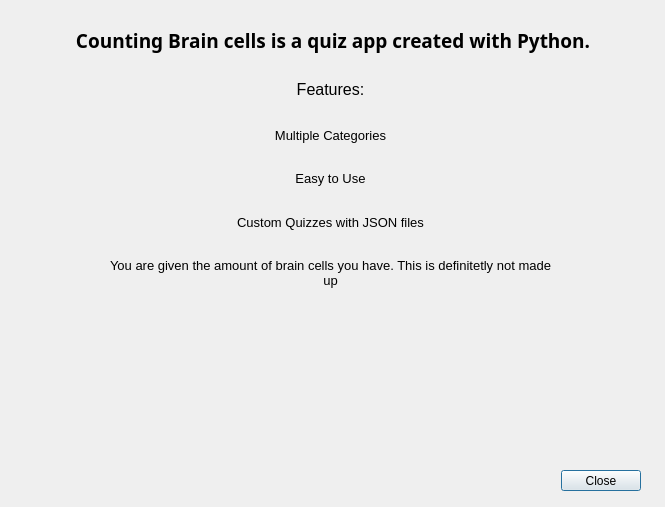
<?xml version="1.0" encoding="UTF-8"?>
<ui version="4.0">
 <class>Dialog</class>
 <widget class="QDialog" name="Dialog">
  <property name="geometry">
   <rect>
    <x>0</x>
    <y>0</y>
    <width>665</width>
    <height>507</height>
   </rect>
  </property>
  <property name="minimumSize">
   <size>
    <width>665</width>
    <height>507</height>
   </size>
  </property>
  <property name="maximumSize">
   <size>
    <width>665</width>
    <height>507</height>
   </size>
  </property>
  <property name="windowTitle">
   <string>About - Counting Brain Cells</string>
  </property>
  <widget class="QDialogButtonBox" name="buttonBox">
   <property name="geometry">
    <rect>
     <x>560</x>
     <y>470</y>
     <width>81</width>
     <height>21</height>
    </rect>
   </property>
   <property name="standardButtons">
    <set>QDialogButtonBox::Close</set>
   </property>
  </widget>
  <widget class="QLabel" name="label">
   <property name="geometry">
    <rect>
     <x>0</x>
     <y>0</y>
     <width>671</width>
     <height>81</height>
    </rect>
   </property>
   <property name="font">
    <font>
     <family>Verdana Pro Cond Semibold</family>
     <pointsize>14</pointsize>
     <weight>75</weight>
     <bold>true</bold>
    </font>
   </property>
   <property name="text">
    <string>Counting Brain cells is a quiz app created with Python. </string>
   </property>
   <property name="alignment">
    <set>Qt::AlignCenter</set>
   </property>
   <property name="wordWrap">
    <bool>true</bool>
   </property>
  </widget>
  <widget class="QWidget" name="verticalLayoutWidget">
   <property name="geometry">
    <rect>
     <x>110</x>
     <y>80</y>
     <width>441</width>
     <height>231</height>
    </rect>
   </property>
   <layout class="QVBoxLayout" name="verticalLayout">
    <item>
     <widget class="QLabel" name="label_2">
      <property name="font">
       <font>
        <pointsize>12</pointsize>
       </font>
      </property>
      <property name="text">
       <string>Features:</string>
      </property>
      <property name="alignment">
       <set>Qt::AlignCenter</set>
      </property>
     </widget>
    </item>
    <item>
     <spacer name="verticalSpacer_5">
      <property name="orientation">
       <enum>Qt::Vertical</enum>
      </property>
      <property name="sizeHint" stdset="0">
       <size>
        <width>20</width>
        <height>40</height>
       </size>
      </property>
     </spacer>
    </item>
    <item>
     <widget class="QLabel" name="label_3">
      <property name="font">
       <font>
        <pointsize>10</pointsize>
       </font>
      </property>
      <property name="text">
       <string>Multiple Categories</string>
      </property>
      <property name="alignment">
       <set>Qt::AlignCenter</set>
      </property>
      <property name="wordWrap">
       <bool>true</bool>
      </property>
     </widget>
    </item>
    <item>
     <spacer name="verticalSpacer">
      <property name="orientation">
       <enum>Qt::Vertical</enum>
      </property>
      <property name="sizeHint" stdset="0">
       <size>
        <width>20</width>
        <height>40</height>
       </size>
      </property>
     </spacer>
    </item>
    <item>
     <widget class="QLabel" name="label_5">
      <property name="font">
       <font>
        <pointsize>10</pointsize>
       </font>
      </property>
      <property name="text">
       <string>Easy to Use</string>
      </property>
      <property name="alignment">
       <set>Qt::AlignCenter</set>
      </property>
     </widget>
    </item>
    <item>
     <spacer name="verticalSpacer_2">
      <property name="orientation">
       <enum>Qt::Vertical</enum>
      </property>
      <property name="sizeHint" stdset="0">
       <size>
        <width>20</width>
        <height>40</height>
       </size>
      </property>
     </spacer>
    </item>
    <item>
     <widget class="QLabel" name="label_4">
      <property name="font">
       <font>
        <pointsize>10</pointsize>
       </font>
      </property>
      <property name="text">
       <string>Custom Quizzes with JSON files</string>
      </property>
      <property name="alignment">
       <set>Qt::AlignCenter</set>
      </property>
     </widget>
    </item>
    <item>
     <spacer name="verticalSpacer_3">
      <property name="orientation">
       <enum>Qt::Vertical</enum>
      </property>
      <property name="sizeHint" stdset="0">
       <size>
        <width>20</width>
        <height>40</height>
       </size>
      </property>
     </spacer>
    </item>
    <item>
     <widget class="QLabel" name="label_6">
      <property name="font">
       <font>
        <pointsize>10</pointsize>
       </font>
      </property>
      <property name="text">
       <string>You are given the amount of brain cells you have. This is definitetly not made up</string>
      </property>
      <property name="alignment">
       <set>Qt::AlignCenter</set>
      </property>
      <property name="wordWrap">
       <bool>true</bool>
      </property>
     </widget>
    </item>
    <item>
     <spacer name="verticalSpacer_4">
      <property name="orientation">
       <enum>Qt::Vertical</enum>
      </property>
      <property name="sizeHint" stdset="0">
       <size>
        <width>20</width>
        <height>40</height>
       </size>
      </property>
     </spacer>
    </item>
   </layout>
  </widget>
  <widget class="QLabel" name="label_7">
   <property name="geometry">
    <rect>
     <x>240</x>
     <y>320</y>
     <width>171</width>
     <height>171</height>
    </rect>
   </property>
   <property name="text">
    <string/>
   </property>
   <property name="pixmap">
    <pixmap>../images/icon.png</pixmap>
   </property>
   <property name="scaledContents">
    <bool>true</bool>
   </property>
   <property name="alignment">
    <set>Qt::AlignCenter</set>
   </property>
  </widget>
 </widget>
 <resources/>
 <connections/>
</ui>
